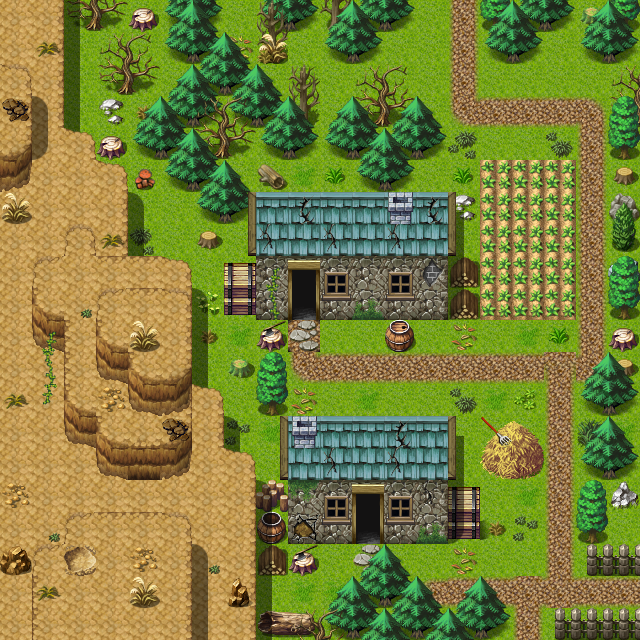

This is a level from a 2D game, rendered from its Tiled map with the project's own tilesets. A one-line summary and the map file follow, with tile-layer data summarised:
An orthogonal 20x20 tile map with 32x32 px tiles, 3 tile layers (Ground, Objects, Above), 1 hidden layer not drawn, 60 tilesets and 6 objects (5x mapchange, spawn).

<map version="2017.05.26" orientation="orthogonal" renderorder="right-down" width="20" height="20" tilewidth="32" tileheight="32" nextobjectid="8">
 <properties>
  <property name="outdoors" value="1" />
 </properties>
 <tileset firstgid="1" name="map_bed_1" tilewidth="32" tileheight="32" tilecount="128" columns="16">
  <image source="../drawable/map_bed_1.png" width="512" height="256" />
 </tileset>
 <tileset firstgid="129" name="map_border_1" tilewidth="32" tileheight="32" tilecount="128" columns="16">
  <image source="../drawable/map_border_1.png" width="512" height="256" />
 </tileset>
 <tileset firstgid="257" name="map_bridge_1" tilewidth="32" tileheight="32" tilecount="128" columns="16">
  <image source="../drawable/map_bridge_1.png" width="512" height="256" />
 </tileset>
 <tileset firstgid="385" name="map_bridge_2" tilewidth="32" tileheight="32" tilecount="128" columns="16">
  <image source="../drawable/map_bridge_2.png" width="512" height="256" />
 </tileset>
 <tileset firstgid="513" name="map_broken_1" tilewidth="32" tileheight="32" tilecount="128" columns="16">
  <image source="../drawable/map_broken_1.png" width="512" height="256" />
 </tileset>
 <tileset firstgid="641" name="map_cavewall_1" tilewidth="32" tileheight="32" tilecount="108" columns="18">
  <image source="../drawable/map_cavewall_1.png" width="576" height="192" />
 </tileset>
 <tileset firstgid="749" name="map_cavewall_2" tilewidth="32" tileheight="32" tilecount="108" columns="18">
  <image source="../drawable/map_cavewall_2.png" width="576" height="192" />
 </tileset>
 <tileset firstgid="857" name="map_cavewall_3" tilewidth="32" tileheight="32" tilecount="108" columns="18">
  <image source="../drawable/map_cavewall_3.png" width="576" height="192" />
 </tileset>
 <tileset firstgid="965" name="map_cavewall_4" tilewidth="32" tileheight="32" tilecount="108" columns="18">
  <image source="../drawable/map_cavewall_4.png" width="576" height="192" />
 </tileset>
 <tileset firstgid="1073" name="map_chair_table_1" tilewidth="32" tileheight="32" tilecount="128" columns="16">
  <image source="../drawable/map_chair_table_1.png" width="512" height="256" />
 </tileset>
 <tileset firstgid="1201" name="map_chair_table_2" tilewidth="32" tileheight="32" tilecount="128" columns="16">
  <image source="../drawable/map_chair_table_2.png" width="512" height="256" />
 </tileset>
 <tileset firstgid="1329" name="map_crate_1" tilewidth="32" tileheight="32" tilecount="128" columns="16">
  <image source="../drawable/map_crate_1.png" width="512" height="256" />
 </tileset>
 <tileset firstgid="1457" name="map_cupboard_1" tilewidth="32" tileheight="32" tilecount="128" columns="16">
  <image source="../drawable/map_cupboard_1.png" width="512" height="256" />
 </tileset>
 <tileset firstgid="1585" name="map_curtain_1" tilewidth="32" tileheight="32" tilecount="128" columns="16">
  <image source="../drawable/map_curtain_1.png" width="512" height="256" />
 </tileset>
 <tileset firstgid="1713" name="map_entrance_1" tilewidth="32" tileheight="32" tilecount="128" columns="16">
  <image source="../drawable/map_entrance_1.png" width="512" height="256" />
 </tileset>
 <tileset firstgid="1841" name="map_entrance_2" tilewidth="32" tileheight="32" tilecount="128" columns="16">
  <image source="../drawable/map_entrance_2.png" width="512" height="256" />
 </tileset>
 <tileset firstgid="1969" name="map_fence_1" tilewidth="32" tileheight="32" tilecount="128" columns="16">
  <image source="../drawable/map_fence_1.png" width="512" height="256" />
 </tileset>
 <tileset firstgid="2097" name="map_fence_2" tilewidth="32" tileheight="32" tilecount="128" columns="16">
  <image source="../drawable/map_fence_2.png" width="512" height="256" />
 </tileset>
 <tileset firstgid="2225" name="map_fence_3" tilewidth="32" tileheight="32" tilecount="128" columns="16">
  <image source="../drawable/map_fence_3.png" width="512" height="256" />
 </tileset>
 <tileset firstgid="2353" name="map_fence_4" tilewidth="32" tileheight="32" tilecount="128" columns="16">
  <image source="../drawable/map_fence_4.png" width="512" height="256" />
 </tileset>
 <tileset firstgid="2481" name="map_ground_1" tilewidth="32" tileheight="32" tilecount="128" columns="16">
  <image source="../drawable/map_ground_1.png" width="512" height="256" />
 </tileset>
 <tileset firstgid="2609" name="map_ground_2" tilewidth="32" tileheight="32" tilecount="128" columns="16">
  <image source="../drawable/map_ground_2.png" width="512" height="256" />
 </tileset>
 <tileset firstgid="2737" name="map_ground_3" tilewidth="32" tileheight="32" tilecount="128" columns="16">
  <image source="../drawable/map_ground_3.png" width="512" height="256" />
 </tileset>
 <tileset firstgid="2865" name="map_ground_4" tilewidth="32" tileheight="32" tilecount="128" columns="16">
  <image source="../drawable/map_ground_4.png" width="512" height="256" />
 </tileset>
 <tileset firstgid="2993" name="map_ground_5" tilewidth="32" tileheight="32" tilecount="128" columns="16">
  <image source="../drawable/map_ground_5.png" width="512" height="256" />
 </tileset>
 <tileset firstgid="3121" name="map_ground_6" tilewidth="32" tileheight="32" tilecount="128" columns="16">
  <image source="../drawable/map_ground_6.png" width="512" height="256" />
 </tileset>
 <tileset firstgid="3249" name="map_ground_7" tilewidth="32" tileheight="32" tilecount="128" columns="16">
  <image source="../drawable/map_ground_7.png" width="512" height="256" />
 </tileset>
 <tileset firstgid="3377" name="map_ground_8" tilewidth="32" tileheight="32" tilecount="128" columns="16">
  <image source="../drawable/map_ground_8.png" width="512" height="256" />
 </tileset>
 <tileset firstgid="3505" name="map_house_1" tilewidth="32" tileheight="32" tilecount="128" columns="16">
  <image source="../drawable/map_house_1.png" width="512" height="256" />
 </tileset>
 <tileset firstgid="3633" name="map_house_2" tilewidth="32" tileheight="32" tilecount="128" columns="16">
  <image source="../drawable/map_house_2.png" width="512" height="256" />
 </tileset>
 <tileset firstgid="3761" name="map_indoor_1" tilewidth="32" tileheight="32" tilecount="128" columns="16">
  <image source="../drawable/map_indoor_1.png" width="512" height="256" />
 </tileset>
 <tileset firstgid="3889" name="map_indoor_2" tilewidth="32" tileheight="32" tilecount="128" columns="16">
  <image source="../drawable/map_indoor_2.png" width="512" height="256" />
 </tileset>
 <tileset firstgid="4017" name="map_kitchen_1" tilewidth="32" tileheight="32" tilecount="128" columns="16">
  <image source="../drawable/map_kitchen_1.png" width="512" height="256" />
 </tileset>
 <tileset firstgid="4145" name="map_outdoor_1" tilewidth="32" tileheight="32" tilecount="128" columns="16">
  <image source="../drawable/map_outdoor_1.png" width="512" height="256" />
 </tileset>
 <tileset firstgid="4273" name="map_pillar_1" tilewidth="32" tileheight="32" tilecount="128" columns="16">
  <image source="../drawable/map_pillar_1.png" width="512" height="256" />
 </tileset>
 <tileset firstgid="4401" name="map_pillar_2" tilewidth="32" tileheight="32" tilecount="128" columns="16">
  <image source="../drawable/map_pillar_2.png" width="512" height="256" />
 </tileset>
 <tileset firstgid="4529" name="map_plant_1" tilewidth="32" tileheight="32" tilecount="128" columns="16">
  <image source="../drawable/map_plant_1.png" width="512" height="256" />
 </tileset>
 <tileset firstgid="4657" name="map_plant_2" tilewidth="32" tileheight="32" tilecount="128" columns="16">
  <image source="../drawable/map_plant_2.png" width="512" height="256" />
 </tileset>
 <tileset firstgid="4785" name="map_rock_1" tilewidth="32" tileheight="32" tilecount="128" columns="16">
  <image source="../drawable/map_rock_1.png" width="512" height="256" />
 </tileset>
 <tileset firstgid="4913" name="map_rock_2" tilewidth="32" tileheight="32" tilecount="128" columns="16">
  <image source="../drawable/map_rock_2.png" width="512" height="256" />
 </tileset>
 <tileset firstgid="5041" name="map_roof_1" tilewidth="32" tileheight="32" tilecount="128" columns="16">
  <image source="../drawable/map_roof_1.png" width="512" height="256" />
 </tileset>
 <tileset firstgid="5169" name="map_roof_2" tilewidth="32" tileheight="32" tilecount="128" columns="16">
  <image source="../drawable/map_roof_2.png" width="512" height="256" />
 </tileset>
 <tileset firstgid="5297" name="map_roof_3" tilewidth="32" tileheight="32" tilecount="128" columns="16">
  <image source="../drawable/map_roof_3.png" width="512" height="256" />
 </tileset>
 <tileset firstgid="5425" name="map_shop_1" tilewidth="32" tileheight="32" tilecount="128" columns="16">
  <image source="../drawable/map_shop_1.png" width="512" height="256" />
 </tileset>
 <tileset firstgid="5553" name="map_sign_ladder_1" tilewidth="32" tileheight="32" tilecount="128" columns="16">
  <image source="../drawable/map_sign_ladder_1.png" width="512" height="256" />
 </tileset>
 <tileset firstgid="5681" name="map_table_1" tilewidth="32" tileheight="32" tilecount="128" columns="16">
  <image source="../drawable/map_table_1.png" width="512" height="256" />
 </tileset>
 <tileset firstgid="5809" name="map_trail_1" tilewidth="32" tileheight="32" tilecount="128" columns="16">
  <image source="../drawable/map_trail_1.png" width="512" height="256" />
 </tileset>
 <tileset firstgid="5937" name="map_transition_1" tilewidth="32" tileheight="32" tilecount="128" columns="16">
  <image source="../drawable/map_transition_1.png" width="512" height="256" />
 </tileset>
 <tileset firstgid="6065" name="map_transition_2" tilewidth="32" tileheight="32" tilecount="128" columns="16">
  <image source="../drawable/map_transition_2.png" width="512" height="256" />
 </tileset>
 <tileset firstgid="6193" name="map_transition_3" tilewidth="32" tileheight="32" tilecount="128" columns="16">
  <image source="../drawable/map_transition_3.png" width="512" height="256" />
 </tileset>
 <tileset firstgid="6321" name="map_transition_4" tilewidth="32" tileheight="32" tilecount="128" columns="16">
  <image source="../drawable/map_transition_4.png" width="512" height="256" />
 </tileset>
 <tileset firstgid="6449" name="map_transition_5" tilewidth="32" tileheight="32" tilecount="128" columns="16">
  <image source="../drawable/map_transition_5.png" width="512" height="256" />
 </tileset>
 <tileset firstgid="6577" name="map_tree_1" tilewidth="32" tileheight="32" tilecount="128" columns="16">
  <image source="../drawable/map_tree_1.png" width="512" height="256" />
 </tileset>
 <tileset firstgid="6705" name="map_tree_2" tilewidth="32" tileheight="32" tilecount="128" columns="16">
  <image source="../drawable/map_tree_2.png" width="512" height="256" />
 </tileset>
 <tileset firstgid="6833" name="map_wall_1" tilewidth="32" tileheight="32" tilecount="128" columns="16">
  <image source="../drawable/map_wall_1.png" width="512" height="256" />
 </tileset>
 <tileset firstgid="6961" name="map_wall_2" tilewidth="32" tileheight="32" tilecount="120" columns="15">
  <image source="../drawable/map_wall_2.png" width="480" height="256" />
 </tileset>
 <tileset firstgid="7081" name="map_wall_3" tilewidth="32" tileheight="32" tilecount="120" columns="15">
  <image source="../drawable/map_wall_3.png" width="480" height="256" />
 </tileset>
 <tileset firstgid="7201" name="map_wall_4" tilewidth="32" tileheight="32" tilecount="120" columns="15">
  <image source="../drawable/map_wall_4.png" width="480" height="256" />
 </tileset>
 <tileset firstgid="7321" name="map_window_1" tilewidth="32" tileheight="32" tilecount="128" columns="16">
  <image source="../drawable/map_window_1.png" width="512" height="256" />
 </tileset>
 <tileset firstgid="7449" name="map_window_2" tilewidth="32" tileheight="32" tilecount="128" columns="16">
  <image source="../drawable/map_window_2.png" width="512" height="256" />
 </tileset>
 <layer name="Ground" width="20" height="20">
  <data>[400 cells, 400 non-empty, 20 distinct tile ids]</data>
 </layer>
 <layer name="Objects" width="20" height="20">
  <data>[400 cells, 252 non-empty, 72 distinct tile ids]</data>
 </layer>
 <layer name="Above" width="20" height="20">
  <data>[400 cells, 129 non-empty, 31 distinct tile ids]</data>
 </layer>
 <layer name="Walkable" width="20" height="20" visible="0">
  <data>[400 cells, 265 non-empty, 1 distinct tile ids]</data>
 </layer>
 <objectgroup name="Mapevents">
  <object id="1" name="north" type="mapchange" x="416" y="0" width="64" height="32">
   <properties>
    <property name="map" value="wild21" />
    <property name="place" value="south" />
   </properties>
  </object>
  <object id="2" name="farmhouse3" type="mapchange" x="288" y="288" width="32" height="32">
   <properties>
    <property name="map" value="stoutford_farmhouse3" />
    <property name="place" value="entrance" />
   </properties>
  </object>
  <object id="3" name="cottage2" type="mapchange" x="352" y="512" width="32" height="32">
   <properties>
    <property name="map" value="stoutford_cottage2" />
    <property name="place" value="entrance" />
   </properties>
  </object>
  <object id="4" name="east" type="mapchange" x="608" y="576" width="32" height="32">
   <properties>
    <property name="map" value="stoutford_gate" />
    <property name="place" value="west" />
   </properties>
  </object>
  <object id="5" name="south" type="mapchange" x="512" y="608" width="32" height="32">
   <properties>
    <property name="map" value="stoutford_sw" />
    <property name="place" value="north" />
   </properties>
  </object>
 </objectgroup>
 <objectgroup name="Spawn">
  <object id="6" name="stouford_farmer2" type="spawn" x="416" y="160" width="160" height="256" />
 </objectgroup>
 <objectgroup name="Keys" />
</map>
